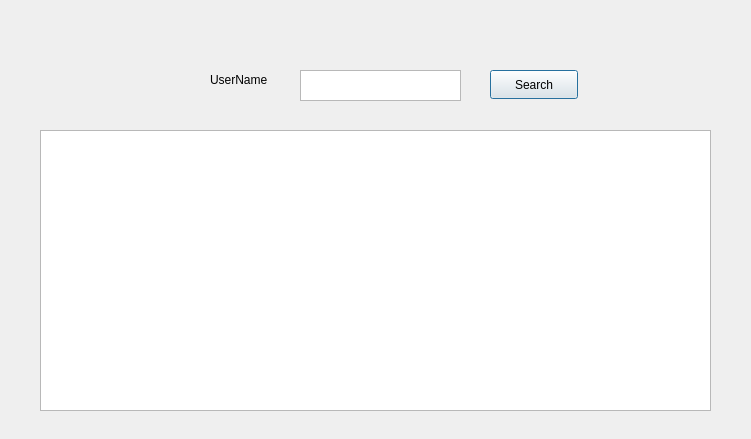
<?xml version="1.0" encoding="UTF-8"?>
<ui version="4.0">
 <class>select_s5</class>
 <widget class="QDialog" name="select_s5">
  <property name="geometry">
   <rect>
    <x>0</x>
    <y>0</y>
    <width>751</width>
    <height>439</height>
   </rect>
  </property>
  <property name="windowTitle">
   <string>Dialog</string>
  </property>
  <widget class="QLabel" name="label">
   <property name="geometry">
    <rect>
     <x>210</x>
     <y>70</y>
     <width>71</width>
     <height>20</height>
    </rect>
   </property>
   <property name="text">
    <string>UserName</string>
   </property>
  </widget>
  <widget class="QPlainTextEdit" name="textEdit_userName">
   <property name="geometry">
    <rect>
     <x>300</x>
     <y>70</y>
     <width>161</width>
     <height>31</height>
    </rect>
   </property>
  </widget>
  <widget class="QPushButton" name="pushButton">
   <property name="geometry">
    <rect>
     <x>490</x>
     <y>70</y>
     <width>88</width>
     <height>29</height>
    </rect>
   </property>
   <property name="text">
    <string>Search</string>
   </property>
  </widget>
  <widget class="QTableWidget" name="tableWidget">
   <property name="geometry">
    <rect>
     <x>40</x>
     <y>130</y>
     <width>671</width>
     <height>281</height>
    </rect>
   </property>
  </widget>
 </widget>
 <resources/>
 <connections/>
</ui>
